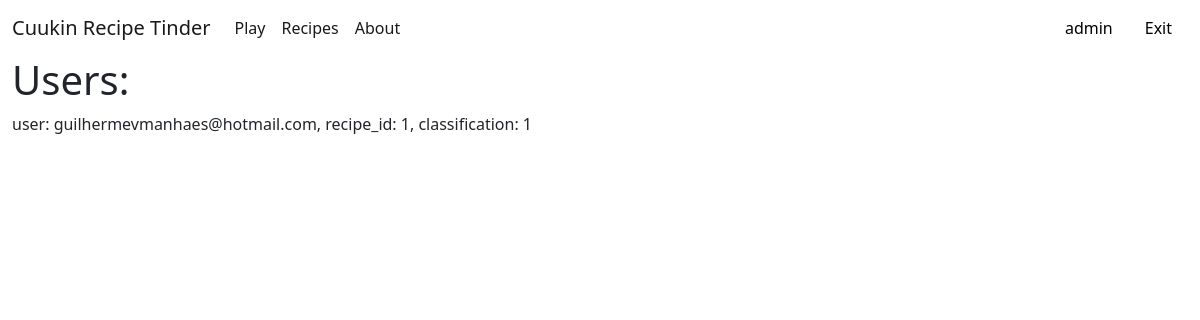
/admin (signed in), run on the app's committed database.
### app.py (models this page shows, shortened)
class Users_Classifications(db.Model):
	__tablename__ = 'users_classifications'
	_id = db.Column("id", db.Integer, primary_key=True)
	user = db.Column("user", db.String(100))
	recipe_id = db.Column("recipe_id", db.Integer)
	classification = db.Column("classification", db.Integer)

### app.py (the view)
@app.route("/admin")
def admin():
	return render_template("db.html", title="admin", users=Users_Classifications.query.all())

### templates/db.html
{% extends 'layout.html' %} {% block content %}
<h1>Users:</h1>
{% for item in users %}
<p>
  user: {{item.user}}, recipe_id: {{item.recipe_id}}, classification:
  {{item.classification}}
</p>
{% endfor %}
{% endblock content %}

### data on the page
Users_Classifications: user "guilhermevmanhaes@hotmail.com", recipe_id "1", classification "1"

### other printed values
{{ session["user"] }} "admin"
